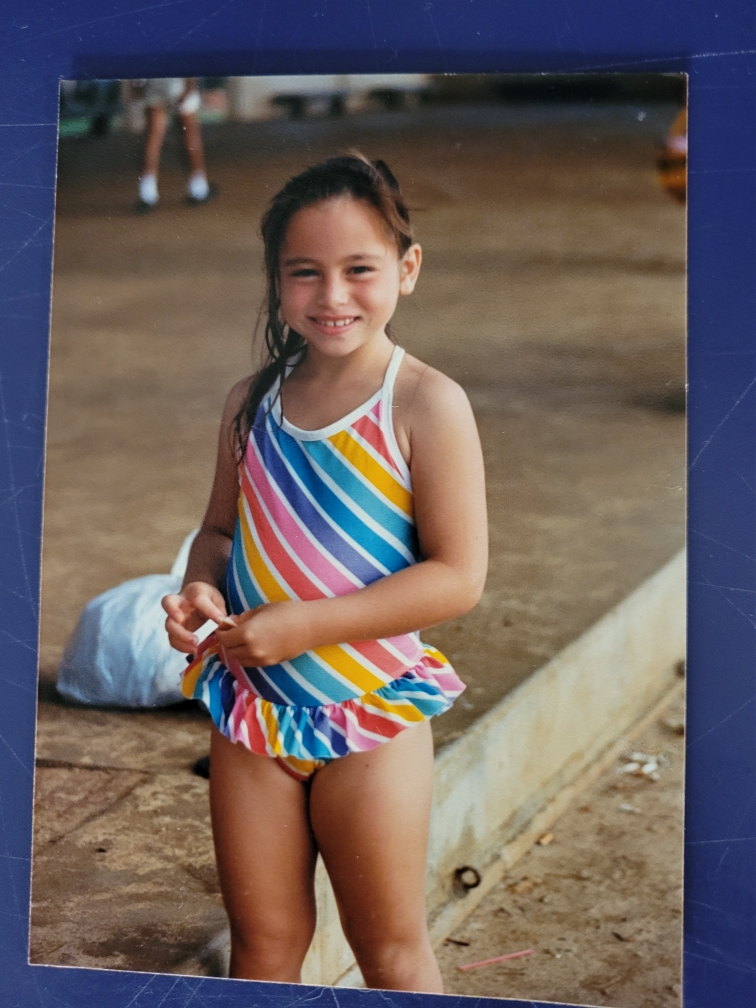
#> input picture saved_scripts/Pillow/PIL pictures/taryn.jpeg, 756 x 1008 px, found by its file name
$ python pil_fam_photo.py
#> lines starting #> are read from the running program, lines starting #| are printed output that depends on the picture
from PIL import Image, ImageFilter
from PIL.ImageFilter import CONTOUR, EDGE_ENHANCE

img1 = Image.open('taryn.jpeg')
#> img1 is the input picture: PIL image 756x1008 RGB; mean R, G, B 106.3, 94.5, 93.5
img2 = Image.open('ben_n_jw.jpeg')
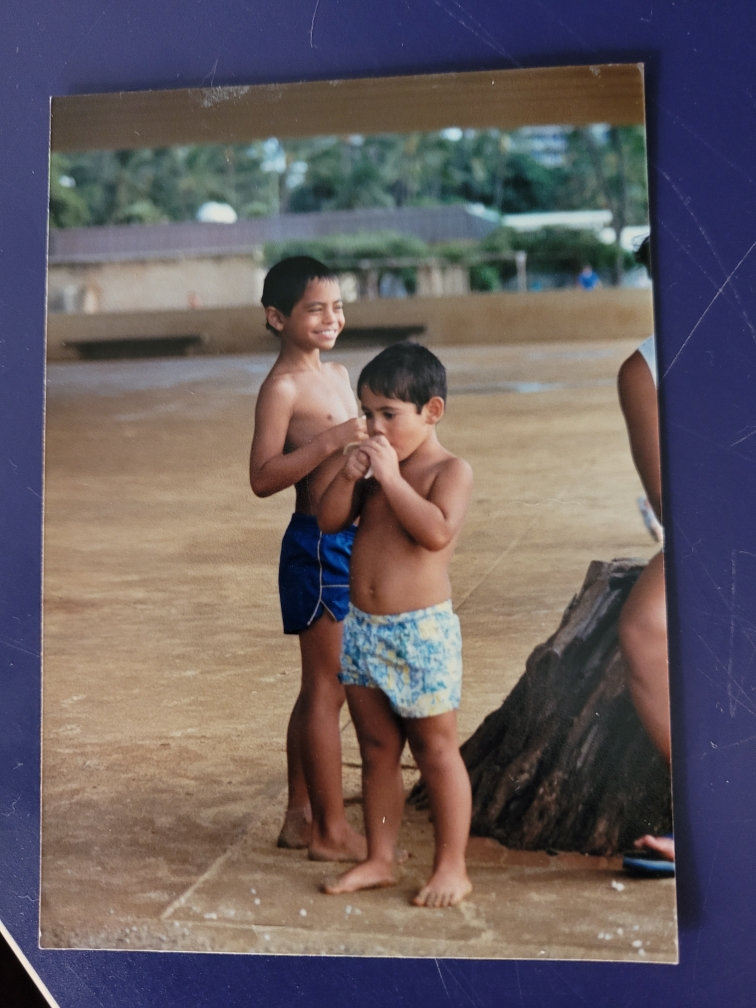
#> input picture saved_scripts/Pillow/PIL pictures/ben_n_jw.jpeg, 756 x 1008 px, found by its file name
#> img2 is the input picture: PIL image 756x1008 RGB; mean R, G, B 102.8, 93.2, 96.5
img1.resize((200,200))
img2.resize((200,200))
new_img = Image.new('RGB', (2 * img1.size[0],img1.size[1]))
#> new_img: PIL image 1512x1008 RGB; every value is 0
new_img.paste(img1)
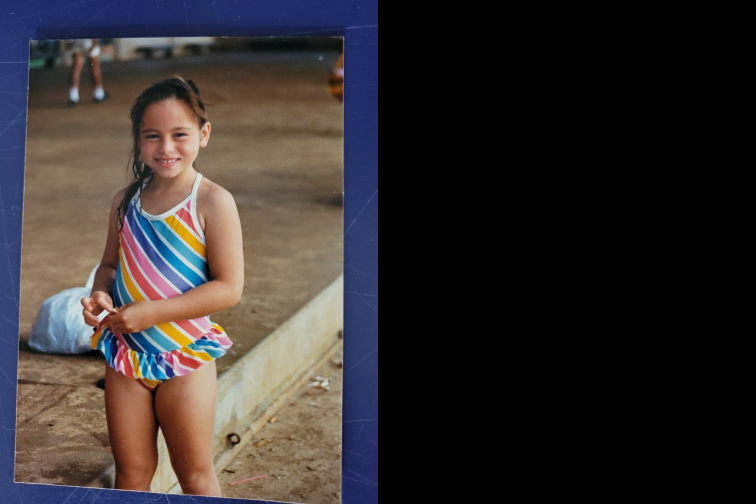
#> new_img: PIL image 1512x1008 RGB (shown at 1/2 size); mean R, G, B 53.2, 47.2, 46.7
new_img.paste(img2,(img1.size[0],0))
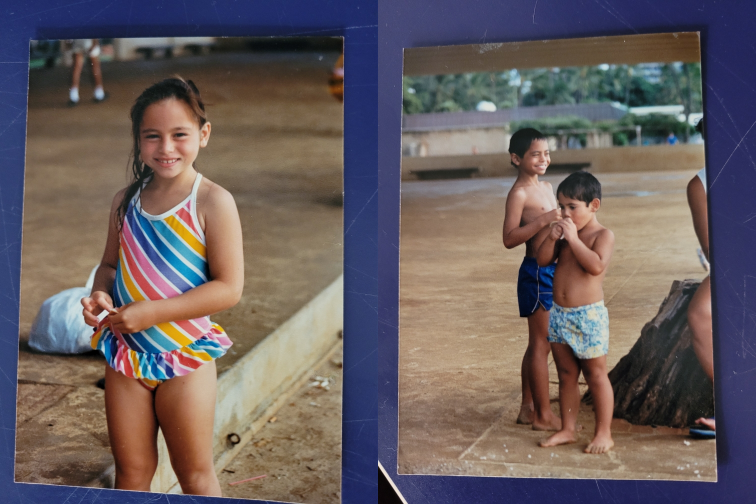
#> new_img: PIL image 1512x1008 RGB (shown at 1/2 size); mean R, G, B 104.5, 93.8, 95
another_img = new_img.filter(CONTOUR).filter(EDGE_ENHANCE)
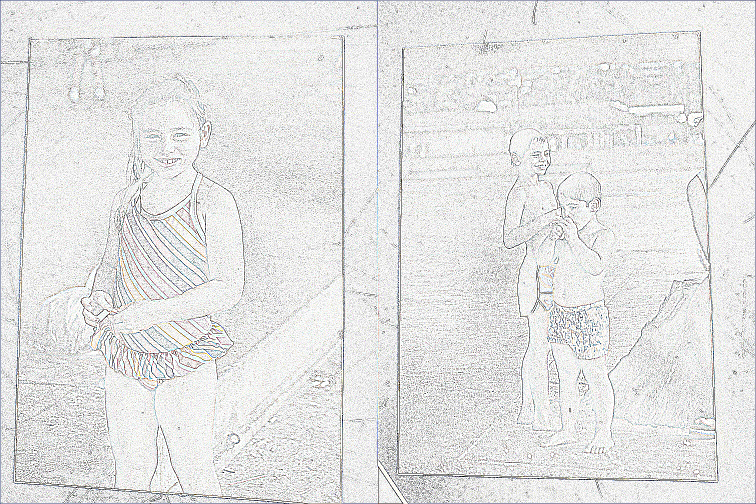
#> another_img: PIL image 1512x1008 RGB (shown at 1/2 size); mean R, G, B 227.9, 228.2, 227.7

#new_img.save('family_photo.jpeg')
another_img.save('another_image.jpeg')
another_img.show()


###########using Numpy arrays#####
from PIL import Image
import numpy as np
#> (the run stopped early here; a loop or call above may not have finished)
